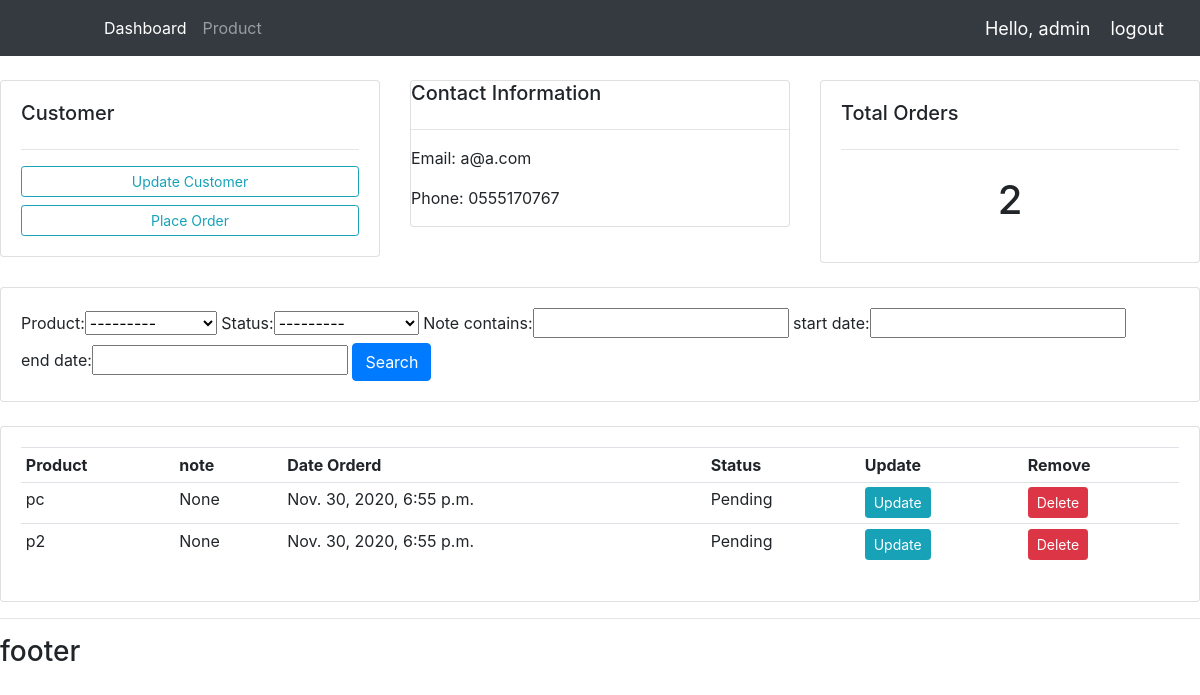
The app's page /customer/1/ (signed in) with its own data.
### accounts/models.py (models this page shows, shortened)
class Customer(models.Model):
    user = models.OneToOneField(User, null=True, on_delete=models.CASCADE)
    name = models.CharField(max_length=20,null=True)
    phone = models.CharField(max_length=20,null=True)
    email = models.EmailField(max_length=50,null=True)
    date_created = models.DateTimeField(auto_now_add=True)

class Order(models.Model):
    STATUS=(
        ('Pending','Pending'),
        ('Out For Delivery','Out For Delivery'),
        ('Delivered','Delivered'),
    )
    customer = models.ForeignKey(Customer,null=True, on_delete=models.SET_NULL)
    product = models.ForeignKey(Product,null=True, on_delete=models.SET_NULL)
    status = models.CharField(max_length = 150,null=True,choices=STATUS)
    date_created = models.DateTimeField(auto_now_add=True,null=True)
    note = models.CharField(max_length=1000,null=True)

class Product(models.Model):
    CATEGORY=(
        ('Indoor','Indoor'),
        ('Outdoor','Outdoor'),
    )
    name = models.CharField(max_length = 200,null=True)
    price = models.FloatField(null=True)
    category = models.CharField(max_length = 200,null=True,choices=CATEGORY)
    description = models.CharField(max_length = 200,null=True,blank=True)
    date_created = models.DateTimeField(auto_now_add=True,null=True)
    tags = models.ManyToManyField(Tag)
    def __str__(self):
        return self.name

### accounts/decorators.py (the view)
        def warpper_func(request,*args, **kwargs):
            group = None
            if request.user.groups.exists():
                group = request.user.groups.all()[0].name
            if group in allowed_roles:
                return view_func(request, *args, **kwargs)
            else:
                return HttpResponse('You are not authorized to view this page')

### accounts/views.py (called while the page is built)
@login_required(login_url='login')
@allowed_users(allowed_roles=['admin'])
def customer(request,pk_test):
    customer = Customer.objects.get(id=pk_test)
    orders = customer.order_set.all()
    orders_count = orders.count()
    myFilter = OrderFilter(request.GET,queryset=orders)
    orders = myFilter.qs
    context = {
        'customer':customer,
        'orders':orders,
        'orders_count':orders_count,
        'myFilter':myFilter,
        }
    return render(request,'accounts/customer.html', context)

### templates/accounts/customer.html (shortened to what this page needs)
{%  extends 'accounts/main.html' %}
{% block content %}
	<br>
<div class="row">
	<div class="col-md">
		<div class="card card-body">
			<h5> Customer </h5>
			<hr>
			<a class="btn btn-outline-info  btn-sm btn-block" href="">Update Customer</a>
			<a class="btn btn-outline-info  btn-sm btn-block" href="{% url 'create_order' customer.id %}">Place Order</a>
		</div>
	</div>
	<div class="col-md">
		<div class="card card-title">
			<h5>Contact Information</h5>
			<hr>
			<p>Email: {{customer.email}}</p>
			<p>Phone: {{customer.phone}}</p>
		</div>
	</div>
	<div class="col-md">
		<div class="card card-body">
			<h5>Total Orders</h5>
			<hr>
			<h1 style="text-align: center;padding: 10px">{{orders_count}}</h1>
		</div>
	</div>
</div>
<br>
<div class="row">
	<div class="col">
		<div class="card card-body">
			<form method="get">
				{{myFilter.form}}
		    	<button class="btn btn-primary" type="submit">Search</button>
		  </form>
		</div>
	</div>
</div>
<br>
<div class="row">
	<div class="col-md">
		<div class="card card-body">
			<table class="table table-sm">
				<tr>
					<th>Product</th>
					<th>note</th>
					<th>Date Orderd</th>
					<th>Status</th>
					<th>Update</th>
					<th>Remove</th>
				</tr>
				{% for order in orders %}
					<tr>
						<td>{{order.product}}</td>
						<td>{{order.note}}</td>
						<td>{{order.date_created}}</td>
						<td>{{order.status}}</td>
						<td><a class="btn btn-sm btn-info" href="{% url 'update_order' order.id %}">Update</a></td>
						<td><a class="btn btn-sm btn-danger" href="{% url 'delete_order' order.id %}">Delete</a></td>
					</tr>
				{% endfor %}
			</table>
		</div>
	</div>
</div>
{% endblock %}

### templates/accounts/navbar.html (shortened to what this page needs)
{% load static %}
<nav class="navbar navbar-expand-lg navbar-dark bg-dark">
    <div class="collapse navbar-collapse" id="navbarNav">
      <ul class="navbar-nav">
        {% if request.user.is_staff %}
            <li class="nav-item active">
              <a class="nav-link" href="{% url 'home' %}">Dashboard</a>
            </li>
            <li class="nav-item">
              <a class="nav-link" href="{% url 'products' %}">Product</a>
            </li>
        {% endif %}
      </ul>
    </div>
    <span class='hello-msg'>Hello, {{request.user}} </span>
    <span > <a class='hello-msg' href=" {% url 'logout'  %} ">logout </a></span>
  </nav>

### static/css/main.css (style rules this page uses)
body { background-color: #ebeff5; }

### templates/accounts/navbar.html (style rules this page uses)
.hello-msg { font-size: 18px; color: #fff; margin-right: 20px; }

### records on screen
Customer: email "a@a.com", phone "0555170767"
Order: product "pc", note "None", date_created "Nov. 30, 2020, 6:55 p.m.", status "Pending"
Order: product "p2", note "None", date_created "Nov. 30, 2020, 6:55 p.m.", status "Pending"

### other values on screen
{{ request.user }} "admin"
{{ orders_count }} "2"
